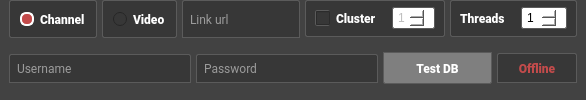
                       <widget class="QFrame" name="frame_11">
                        <property name="minimumSize">
                         <size>
                          <width>0</width>
                          <height>0</height>
                         </size>
                        </property>
                        <property name="maximumSize">
                         <size>
                          <width>16777215</width>
                          <height>430</height>
                         </size>
                        </property>
                        <property name="sizeIncrement">
                         <size>
                          <width>0</width>
                          <height>0</height>
                         </size>
                        </property>
                        <property name="font">
                         <font>
                          <pointsize>8</pointsize>
                         </font>
                        </property>
                        <property name="styleSheet">
                         <string notr="true">background-color: rgb(66, 66, 66);
border:0px solid rgb(90, 90, 90);</string>
                        </property>
                        <property name="frameShape">
                         <enum>QFrame::StyledPanel</enum>
                        </property>
                        <property name="frameShadow">
                         <enum>QFrame::Raised</enum>
                        </property>
                        <layout class="QVBoxLayout" name="verticalLayout_8" stretch="0">
                         <property name="spacing">
                          <number>8</number>
                         </property>
                         <property name="leftMargin">
                          <number>0</number>
                         </property>
                         <property name="topMargin">
                          <number>0</number>
                         </property>
                         <property name="rightMargin">
                          <number>0</number>
                         </property>
                         <property name="bottomMargin">
                          <number>0</number>
                         </property>
                         <item>
                          <widget class="QFrame" name="frame_12">
                           <property name="maximumSize">
                            <size>
                             <width>16777215</width>
                             <height>16777215</height>
                            </size>
                           </property>
                           <property name="styleSheet">
                            <string notr="true"/>
                           </property>
                           <property name="frameShape">
                            <enum>QFrame::StyledPanel</enum>
                           </property>
                           <property name="frameShadow">
                            <enum>QFrame::Raised</enum>
                           </property>
                           <layout class="QVBoxLayout" name="verticalLayout_9">
                            <property name="spacing">
                             <number>12</number>
                            </property>
                            <property name="topMargin">
                             <number>0</number>
                            </property>
                            <property name="bottomMargin">
                             <number>13</number>
                            </property>
                            <item>
                             <widget class="QFrame" name="frame_13">
                              <property name="maximumSize">
                               <size>
                                <width>16777215</width>
                                <height>16777215</height>
                               </size>
                              </property>
                              <property name="font">
                               <font>
                                <pointsize>10</pointsize>
                               </font>
                              </property>
                              <property name="styleSheet">
                               <string notr="true">border:none</string>
                              </property>
                              <property name="frameShape">
                               <enum>QFrame::StyledPanel</enum>
                              </property>
                              <property name="frameShadow">
                               <enum>QFrame::Raised</enum>
                              </property>
                              <layout class="QHBoxLayout" name="horizontalLayout_12" stretch="0,2,0,0,0">
                               <property name="spacing">
                                <number>5</number>
                               </property>
                               <property name="leftMargin">
                                <number>0</number>
                               </property>
                               <property name="topMargin">
                                <number>0</number>
                               </property>
                               <property name="rightMargin">
                                <number>0</number>
                               </property>
                               <property name="bottomMargin">
                                <number>0</number>
                               </property>
                               <item>
                                <widget class="QRadioButton" name="radioButton">
                                 <property name="maximumSize">
                                  <size>
                                   <width>100</width>
                                   <height>16777215</height>
                                  </size>
                                 </property>
                                 <property name="font">
                                  <font>
                                   <family>Roboto Black</family>
                                   <pointsize>9</pointsize>
                                   <weight>50</weight>
                                   <bold>false</bold>
                                  </font>
                                 </property>
                                 <property name="styleSheet">
                                  <string notr="true">
QRadioButton{background-color: rgb(55, 55, 55);
color: rgb(255, 255, 255);
border: 1px solid  rgb(91, 91, 91);
border-radius:2px;
padding:10px;
}

QRadioButton::hover{
	background-color: rgb(59, 59, 59);}


QRadioButton::indicator:checked {
    background-color: rgb(195, 75, 75);
    border:                 2px solid white;
	border-radius:6px;
}</string>
                                 </property>
                                 <property name="text">
                                  <string>Channel</string>
                                 </property>
                                 <property name="checked">
                                  <bool>true</bool>
                                 </property>
                                </widget>
                               </item>
                               <item>
                                <widget class="QRadioButton" name="radioButton_2">
                                 <property name="maximumSize">
                                  <size>
                                   <width>95</width>
                                   <height>16777215</height>
                                  </size>
                                 </property>
                                 <property name="font">
                                  <font>
                                   <family>Roboto Black</family>
                                   <pointsize>9</pointsize>
                                   <weight>50</weight>
                                   <bold>false</bold>
                                  </font>
                                 </property>
                                 <property name="styleSheet">
                                  <string notr="true">
QRadioButton{background-color: rgb(55, 55, 55);
color: rgb(255, 255, 255);
border: 1px solid  rgb(91, 91, 91);
border-radius:2px;
padding:10px;
}

QRadioButton::hover{
	background-color: rgb(59, 59, 59);}

QRadioButton::indicator:checked {
    background-color: rgb(195, 75, 75);
    border:                 2px solid white;
	border-radius:6px;
}

</string>
                                 </property>
                                 <property name="text">
                                  <string>Video</string>
                                 </property>
                                </widget>
                               </item>
                               <item>
                                <widget class="QLineEdit" name="lineEdit">
                                 <property name="maximumSize">
                                  <size>
                                   <width>16777215</width>
                                   <height>39</height>
                                  </size>
                                 </property>
                                 <property name="font">
                                  <font>
                                   <family>Roboto</family>
                                   <pointsize>9</pointsize>
                                  </font>
                                 </property>
                                 <property name="styleSheet">
                                  <string notr="true">QLineEdit{
background-color: rgb(55, 55, 55);
color: rgb(255, 255, 255);
border: 1px solid  rgb(91, 91, 91);
border-bottom-left-radius:0px;
border-top-left-radius:2px;
border-bottom-right-radius:0px;
border-top-right-radius:2px;
padding:5px;
}

QLineEdit::hover{background-color: rgb(59, 59, 59);}

QLineEdit::focus{
	border:1px solid rgb(195, 75, 75);
}</string>
                                 </property>
                                 <property name="placeholderText">
                                  <string>Link url</string>
                                 </property>
                                </widget>
                               </item>
                               <item>
                                <widget class="QFrame" name="frame_18">
                                 <property name="minimumSize">
                                  <size>
                                   <width>0</width>
                                   <height>0</height>
                                  </size>
                                 </property>
                                 <property name="maximumSize">
                                  <size>
                                   <width>140</width>
                                   <height>37</height>
                                  </size>
                                 </property>
                                 <property name="styleSheet">
                                  <string notr="true">background-color: rgb(55, 55, 55);
border: 1px solid  rgb(91, 91, 91);
border-radius:2px;
</string>
                                 </property>
                                 <property name="frameShape">
                                  <enum>QFrame::StyledPanel</enum>
                                 </property>
                                 <property name="frameShadow">
                                  <enum>QFrame::Raised</enum>
                                 </property>
                                 <layout class="QHBoxLayout" name="horizontalLayout_17" stretch="1,3,3">
                                  <property name="topMargin">
                                   <number>5</number>
                                  </property>
                                  <property name="bottomMargin">
                                   <number>5</number>
                                  </property>
                                  <item>
                                   <widget class="QCheckBox" name="checkBox">
                                    <property name="minimumSize">
                                     <size>
                                      <width>15</width>
                                      <height>0</height>
                                     </size>
                                    </property>
                                    <property name="maximumSize">
                                     <size>
                                      <width>15</width>
                                      <height>16777215</height>
                                     </size>
                                    </property>
                                    <property name="styleSheet">
                                     <string notr="true">CheckBox{
	border:none;	
	margin-right:0px;
}

CheckBox::hover{
	border:1px solid rgb(195, 75, 75);
}

CheckBox::indicator:checked {
    background-color: rgb(195, 75, 75);
    border:                 2px solid white;
	border-radius:6px;
}
</string>
                                    </property>
                                    <property name="text">
                                     <string/>
                                    </property>
                                   </widget>
                                  </item>
                                  <item>
                                   <widget class="QLabel" name="label_3">
                                    <property name="enabled">
                                     <bool>true</bool>
                                    </property>
                                    <property name="font">
                                     <font>
                                      <family>Roboto Black</family>
                                      <pointsize>9</pointsize>
                                      <weight>50</weight>
                                      <bold>false</bold>
                                     </font>
                                    </property>
                                    <property name="styleSheet">
                                     <string notr="true">color:white;
border:none;
</string>
                                    </property>
                                    <property name="text">
                                     <string>Cluster</string>
                                    </property>
                                   </widget>
                                  </item>
                                  <item>
                                   <widget class="QSpinBox" name="spinBox_2">
                                    <property name="enabled">
                                     <bool>false</bool>
                                    </property>
                                    <property name="sizePolicy">
                                     <sizepolicy hsizetype="Preferred" vsizetype="Preferred">
                                      <horstretch>0</horstretch>
                                      <verstretch>0</verstretch>
                                     </sizepolicy>
                                    </property>
                                    <property name="minimumSize">
                                     <size>
                                      <width>0</width>
                                      <height>22</height>
                                     </size>
                                    </property>
                                    <property name="maximumSize">
                                     <size>
                                      <width>16777215</width>
                                      <height>22</height>
                                     </size>
                                    </property>
                                    <property name="styleSheet">
                                     <string notr="true">QSpinBox{
		background-color: rgb(255, 255, 255); 
		margin-left:10px;

		width:25px;
		height:18px;
		padding-left:3px;
		}

QSpinBox::down-button  {
	background-color: rgb(68, 68, 68);	
		image: url(:/16x16/icons/16x16/cil-arrow-bottom.png);
		width:15px;
		height:10px;
		}

QSpinBox::up-button  {
	background-color: rgb(68, 68, 68);	
		image: url(:/16x16/icons/16x16/cil-arrow-top.png);
		width:15px;
		height:10px;
		}
QSpinBox::focus{
	border:1px solid rgb(195, 75, 75);
}

QSpinBox::up-arrow:hover { 	
		background-color: rgb(75, 75, 75);	
		image: url(:/16x16/icons/16x16/cil-arrow-top.png);
		width:15px;
		height:10px;
		}


QSpinBox::down-arrow:hover { 
		background-color: rgb(75, 75, 75);
		image: url(:/16x16/icons/16x16/cil-arrow-bottom.png);
		width:15px;
		height:10px;
		}

QSpinBox::up-arrow::pressed{
		background-color: rgb(71, 71, 71);
		image: url(:/16x16/icons/16x16/cil-arrow-top.png);
		width:15px;
		height:10px;
		}

QSpinBox::down-arrow::pressed{
		background-color: rgb(71, 71, 71);
		image: url(:/16x16/icons/16x16/cil-arrow-bottom.png);
		width:15px;
		height:10px;
		}

</string>
                                    </property>
                                    <property name="minimum">
                                     <number>1</number>
                                    </property>
                                    <property name="maximum">
                                     <number>5</number>
                                    </property>
                                   </widget>
                                  </item>
                                 </layout>
                                </widget>
                               </item>
                               <item>
                                <widget class="QFrame" name="frame_17">
                                 <property name="minimumSize">
                                  <size>
                                   <width>0</width>
                                   <height>19</height>
                                  </size>
                                 </property>
                                 <property name="maximumSize">
                                  <size>
                                   <width>140</width>
                                   <height>37</height>
                                  </size>
                                 </property>
                                 <property name="styleSheet">
                                  <string notr="true">background-color: rgb(55, 55, 55);
border: 1px solid  rgb(91, 91, 91);
border-radius:2px;
</string>
                                 </property>
                                 <property name="frameShape">
                                  <enum>QFrame::StyledPanel</enum>
                                 </property>
                                 <property name="frameShadow">
                                  <enum>QFrame::Raised</enum>
                                 </property>
                                 <layout class="QHBoxLayout" name="horizontalLayout_16" stretch="0,1">
                                  <property name="topMargin">
                                   <number>5</number>
                                  </property>
                                  <property name="bottomMargin">
                                   <number>5</number>
                                  </property>
                                  <item>
                                   <widget class="QLabel" name="label_2">
                                    <property name="font">
                                     <font>
                                      <family>Roboto Black</family>
                                      <pointsize>9</pointsize>
                                      <weight>50</weight>
                                      <bold>false</bold>
                                     </font>
                                    </property>
                                    <property name="styleSheet">
                                     <string notr="true">color:white;
border:none;
</string>
                                    </property>
                                    <property name="text">
                                     <string>Threads</string>
                                    </property>
                                   </widget>
                                  </item>
                                  <item>
                                   <widget class="QSpinBox" name="spinBox">
                                    <property name="maximumSize">
                                     <size>
                                      <width>16777215</width>
                                      <height>22</height>
                                     </size>
                                    </property>
                                    <property name="styleSheet">
                                     <string notr="true">QSpinBox{
		background-color: rgb(255, 255, 255); 
		margin-left:10px;

		width:25px;
		height:18px;
		padding-left:3px;
		}

QSpinBox::down-button  {
	background-color: rgb(68, 68, 68);	
		image: url(:/16x16/icons/16x16/cil-arrow-bottom.png);
		width:15px;
		height:10px;
		}

QSpinBox::up-button  {
	background-color: rgb(68, 68, 68);	
		image: url(:/16x16/icons/16x16/cil-arrow-top.png);
		width:15px;
		height:10px;
		}
QSpinBox::focus{
	border:1px solid rgb(195, 75, 75);
}

QSpinBox::up-arrow:hover { 	
		background-color: rgb(75, 75, 75);	
		image: url(:/16x16/icons/16x16/cil-arrow-top.png);
		width:15px;
		height:10px;
		}


QSpinBox::down-arrow:hover { 
		background-color: rgb(75, 75, 75);
		image: url(:/16x16/icons/16x16/cil-arrow-bottom.png);
		width:15px;
		height:10px;
		}

QSpinBox::up-arrow::pressed{
		background-color: rgb(71, 71, 71);
		image: url(:/16x16/icons/16x16/cil-arrow-top.png);
		width:15px;
		height:10px;
		}

QSpinBox::down-arrow::pressed{
		background-color: rgb(71, 71, 71);
		image: url(:/16x16/icons/16x16/cil-arrow-bottom.png);
		width:15px;
		height:10px;
		}

</string>
                                    </property>
                                    <property name="minimum">
                                     <number>1</number>
                                    </property>
                                    <property name="maximum">
                                     <number>8</number>
                                    </property>
                                   </widget>
                                  </item>
                                 </layout>
                                </widget>
                               </item>
                              </layout>
                             </widget>
                            </item>
                            <item>
                             <widget class="QFrame" name="frame_22">
                              <property name="styleSheet">
                               <string notr="true">border:none</string>
                              </property>
                              <property name="frameShape">
                               <enum>QFrame::StyledPanel</enum>
                              </property>
                              <property name="frameShadow">
                               <enum>QFrame::Raised</enum>
                              </property>
                              <layout class="QHBoxLayout" name="horizontalLayout_9" stretch="5,5,3,5">
                               <property name="spacing">
                                <number>5</number>
                               </property>
                               <property name="leftMargin">
                                <number>0</number>
                               </property>
                               <property name="topMargin">
                                <number>0</number>
                               </property>
                               <property name="rightMargin">
                                <number>0</number>
                               </property>
                               <property name="bottomMargin">
                                <number>0</number>
                               </property>
                               <item>
                                <widget class="QLineEdit" name="lineEdit_2">
                                 <property name="enabled">
                                  <bool>true</bool>
                                 </property>
                                 <property name="minimumSize">
                                  <size>
                                   <width>0</width>
                                   <height>28</height>
                                  </size>
                                 </property>
                                 <property name="font">
                                  <font>
                                   <family>Roboto</family>
                                   <pointsize>9</pointsize>
                                  </font>
                                 </property>
                                 <property name="styleSheet">
                                  <string notr="true">QLineEdit{
background-color: rgb(55, 55, 55);
color: rgb(255, 255, 255);
border: 1px solid  rgb(91, 91, 91);
border-bottom-left-radius:0px;
border-top-left-radius:2px;
border-bottom-right-radius:0px;
border-top-right-radius:2px;
padding:5px;
}

QLineEdit::hover{background-color: rgb(59, 59, 59);}

QLineEdit::focus{
	border:1px solid rgb(195, 75, 75);
}</string>
                                 </property>
                                 <property name="echoMode">
                                  <enum>QLineEdit::Normal</enum>
                                 </property>
                                 <property name="placeholderText">
                                  <string>Username</string>
                                 </property>
                                </widget>
                               </item>
                               <item>
                                <widget class="QLineEdit" name="lineEdit_3">
                                 <property name="enabled">
                                  <bool>true</bool>
                                 </property>
                                 <property name="minimumSize">
                                  <size>
                                   <width>0</width>
                                   <height>28</height>
                                  </size>
                                 </property>
                                 <property name="font">
                                  <font>
                                   <family>Roboto</family>
                                   <pointsize>9</pointsize>
                                  </font>
                                 </property>
                                 <property name="styleSheet">
                                  <string notr="true">QLineEdit{
background-color: rgb(55, 55, 55);
color: rgb(255, 255, 255);
border: 1px solid  rgb(91, 91, 91);
border-bottom-left-radius:0px;
border-top-left-radius:2px;
border-bottom-right-radius:0px;
border-top-right-radius:2px;
padding:5px;
}

QLineEdit::hover{background-color: rgb(59, 59, 59);}

QLineEdit::focus{
	border:1px solid rgb(195, 75, 75);
}</string>
                                 </property>
                                 <property name="echoMode">
                                  <enum>QLineEdit::Password</enum>
                                 </property>
                                 <property name="placeholderText">
                                  <string>Password</string>
                                 </property>
                                </widget>
                               </item>
                               <item>
                                <widget class="QPushButton" name="pushButton_2">
                                 <property name="enabled">
                                  <bool>true</bool>
                                 </property>
                                 <property name="sizePolicy">
                                  <sizepolicy hsizetype="Minimum" vsizetype="Expanding">
                                   <horstretch>0</horstretch>
                                   <verstretch>0</verstretch>
                                  </sizepolicy>
                                 </property>
                                 <property name="minimumSize">
                                  <size>
                                   <width>62</width>
                                   <height>32</height>
                                  </size>
                                 </property>
                                 <property name="maximumSize">
                                  <size>
                                   <width>16777215</width>
                                   <height>32</height>
                                  </size>
                                 </property>
                                 <property name="font">
                                  <font>
                                   <family>Roboto Black</family>
                                   <pointsize>9</pointsize>
                                   <weight>50</weight>
                                   <bold>false</bold>
                                  </font>
                                 </property>
                                 <property name="cursor">
                                  <cursorShape>PointingHandCursor</cursorShape>
                                 </property>
                                 <property name="styleSheet">
                                  <string notr="true">
QPushButton{
background-color: rgb(127, 127, 127);
color: rgb(255, 255, 255);
border: 1px solid  rgb(91, 91, 91);
border-bottom-left-radius:2px;
border-top-left-radius:0px;
border-bottom-right-radius:2px;
border-top-right-radius:0px;
padding:5px;
}

QPushButton::hover{
	background-color: rgb(137, 137, 137);
}

QPushButton::pressed{
	background-color: rgb(112, 112, 112);
}</string>
                                 </property>
                                 <property name="text">
                                  <string>Test DB</string>
                                 </property>
                                </widget>
                               </item>
                               <item>
                                <widget class="QFrame" name="frame_29">
                                 <property name="sizePolicy">
                                  <sizepolicy hsizetype="Maximum" vsizetype="Preferred">
                                   <horstretch>0</horstretch>
                                   <verstretch>0</verstretch>
                                  </sizepolicy>
                                 </property>
                                 <property name="minimumSize">
                                  <size>
                                   <width>0</width>
                                   <height>0</height>
                                  </size>
                                 </property>
                                 <property name="maximumSize">
                                  <size>
                                   <width>16777215</width>
                                   <height>16777215</height>
                                  </size>
                                 </property>
                                 <property name="styleSheet">
                                  <string notr="true"/>
                                 </property>
                                 <property name="frameShape">
                                  <enum>QFrame::StyledPanel</enum>
                                 </property>
                                 <property name="frameShadow">
                                  <enum>QFrame::Raised</enum>
                                 </property>
                                 <layout class="QHBoxLayout" name="horizontalLayout_10">
                                  <property name="spacing">
                                   <number>0</number>
                                  </property>
                                  <property name="leftMargin">
                                   <number>0</number>
                                  </property>
                                  <property name="topMargin">
                                   <number>0</number>
                                  </property>
                                  <property name="rightMargin">
                                   <number>0</number>
                                  </property>
                                  <property name="bottomMargin">
                                   <number>0</number>
                                  </property>
                                  <item>
                                   <widget class="QLabel" name="label_6">
                                    <property name="minimumSize">
                                     <size>
                                      <width>80</width>
                                      <height>30</height>
                                     </size>
                                    </property>
                                    <property name="maximumSize">
                                     <size>
                                      <width>80</width>
                                      <height>30</height>
                                     </size>
                                    </property>
                                    <property name="font">
                                     <font>
                                      <family>Roboto Black</family>
                                      <weight>50</weight>
                                      <bold>false</bold>
                                     </font>
                                    </property>
                                    <property name="styleSheet">
                                     <string notr="true">QLabel{
background-color: rgb(55, 55, 55);
	color: rgb(195, 75, 75);
border: 1px solid  rgb(91, 91, 91);
border-bottom-left-radius:0px;
border-top-left-radius:2px;
border-bottom-right-radius:0px;
border-top-right-radius:2px;
padding:5px;
}
</string>
                                    </property>
                                    <property name="text">
                                     <string>Offline</string>
                                    </property>
                                    <property name="alignment">
                                     <set>Qt::AlignCenter</set>
                                    </property>
                                   </widget>
                                  </item>
                                 </layout>
                                </widget>
                               </item>
                              </layout>
                             </widget>
                            </item>
                           </layout>
                          </widget>
                         </item>
                        </layout>
                       </widget>
